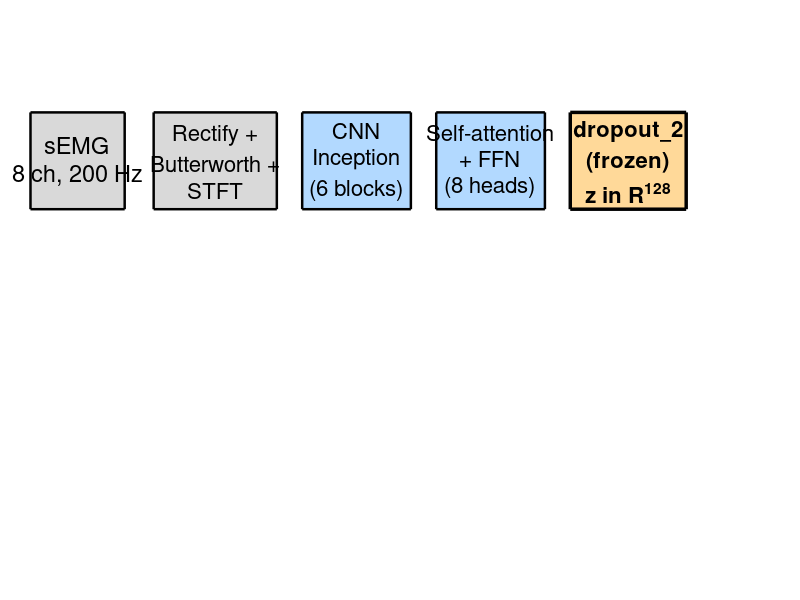

The MATLAB source for this figure: (Note: this script raises an error after producing the figure.)
% Pipeline block diagram for the paper's Methodology section: raw sEMG ->
% preprocessing -> spectrogram -> CNN Inception -> Transformer -> frozen
% dropout_2 -> [Softmax | LinUCB], plus the covariate-shift branch, and
% the longitudinal evaluation rule (Month 0 calibration, Month 1..6
% evaluation with no further parameter updates).
%
% All arrows are drawn with drawArrow() (defined at the end of this
% script, as required for a local function in a MATLAB script), which
% works directly in axes data coordinates -- the same coordinate system
% as the rectangles and text. This is deliberately NOT done with
% annotation()'s figure-normalized coordinates: those silently drift out
% of alignment whenever the figure size or axes position changes, which
% is what caused a previous version of this diagram to have visibly
% misplaced arrows.

clear; clc;

fig = figure('Visible', 'off', 'Position', [100 100 1700 950], 'Color', 'w');
ax = axes('Position', [0.02 0.05 0.96 0.88]);
xlim(ax, [0 10.6]); ylim(ax, [0 6]); hold(ax, 'on');
axis(ax, 'off');

colorPre = [0.85 0.85 0.85];
colorBackbone = [0.70 0.85 1.00];
colorFrozen = [1.00 0.85 0.60];
colorDecision = [0.75 0.95 0.75];
colorEval = [0.95 0.80 0.80];
fs = 17; fsSmall = 16; fsTitle = 20;
lw = 2.4;

% --- Row layout (y-ranges) ---
% Top row (backbone pipeline):      y = [4.1, 5.2]
% Middle row (decision + covshift): y = [2.1, 3.5]
% Bottom row (longitudinal eval):   y = [0.4, 1.4]

% --- Block 1: raw sEMG ---
rectangle(ax, 'Position', [0.2 4.1 1.3 1.1], 'FaceColor', colorPre, 'EdgeColor', 'k', 'LineWidth', 1.8);
text(ax, 0.85, 4.65, sprintf('sEMG\n8 ch, 200 Hz'), 'HorizontalAlignment', 'center', 'FontSize', fs);

% --- Block 2: preprocessing + spectrogram ---
rectangle(ax, 'Position', [1.9 4.1 1.7 1.1], 'FaceColor', colorPre, 'EdgeColor', 'k', 'LineWidth', 1.8);
text(ax, 2.75, 4.65, sprintf('Rectify +\nButterworth +\nSTFT'), 'HorizontalAlignment', 'center', 'FontSize', fsSmall);

% --- Block 3: CNN Inception ---
rectangle(ax, 'Position', [3.95 4.1 1.5 1.1], 'FaceColor', colorBackbone, 'EdgeColor', 'k', 'LineWidth', 1.8);
text(ax, 4.7, 4.65, sprintf('CNN\nInception\n(6 blocks)'), 'HorizontalAlignment', 'center', 'FontSize', fsSmall);

% --- Block 4: Transformer ---
rectangle(ax, 'Position', [5.8 4.1 1.5 1.1], 'FaceColor', colorBackbone, 'EdgeColor', 'k', 'LineWidth', 1.8);
text(ax, 6.55, 4.65, sprintf('Self-attention\n+ FFN\n(8 heads)'), 'HorizontalAlignment', 'center', 'FontSize', fsSmall);

% --- Block 5: frozen dropout_2 ---
rectangle(ax, 'Position', [7.65 4.1 1.6 1.1], 'FaceColor', colorFrozen, 'EdgeColor', 'k', 'LineWidth', 2.5);
text(ax, 8.45, 4.65, sprintf('dropout\\_2\n(frozen)\nz in R^{128}'), 'HorizontalAlignment', 'center', 'FontSize', fsSmall, 'FontWeight', 'bold');

% --- Horizontal arrows across the top row (data coordinates) ---
localDrawArrow(ax, 1.5, 4.65, 1.9, 4.65, lw);
localDrawArrow(ax, 3.6, 4.65, 3.95, 4.65, lw);
localDrawArrow(ax, 5.45, 4.65, 5.8, 4.65, lw);
localDrawArrow(ax, 7.3, 4.65, 7.65, 4.65, lw);

% --- Decision heads (middle row, right side, two branches from dropout_2) ---
rectangle(ax, 'Position', [6.6 2.1 1.7 1.1], 'FaceColor', colorDecision, 'EdgeColor', 'k', 'LineWidth', 1.8);
text(ax, 7.45, 2.65, sprintf('Softmax\n(SL)\nfrozen after\nMonth 0'), 'HorizontalAlignment', 'center', 'FontSize', fsSmall);

rectangle(ax, 'Position', [8.6 2.1 1.7 1.1], 'FaceColor', colorDecision, 'EdgeColor', 'k', 'LineWidth', 1.8);
text(ax, 9.45, 2.65, sprintf('LinUCB\n(RL)\nfrozen after\nMonth 0'), 'HorizontalAlignment', 'center', 'FontSize', fsSmall);

% Arrows from dropout_2 (bottom edge, y=4.1) down to the two decision heads (top edge, y=3.2)
localDrawArrow(ax, 8.2, 4.1, 7.6, 3.25, lw);
localDrawArrow(ax, 8.7, 4.1, 9.3, 3.25, lw);

% --- Longitudinal evaluation block (bottom row, spans below both heads) ---
rectangle(ax, 'Position', [6.6 0.4 3.7 1.0], 'FaceColor', colorEval, 'EdgeColor', 'k', 'LineWidth', 1.8);
text(ax, 8.45, 0.9, sprintf('Evaluate on Month 1..6\n(no further training)'), 'HorizontalAlignment', 'center', 'FontSize', fsSmall);

localDrawArrow(ax, 7.45, 2.1, 7.45, 1.4, lw);
localDrawArrow(ax, 9.45, 2.1, 9.45, 1.4, lw);

% --- Covariate-shift block (middle row, left side, separate branch from dropout_2) ---
rectangle(ax, 'Position', [0.3 2.1 4.9 1.4], 'FaceColor', colorEval, 'EdgeColor', 'k', 'LineWidth', 1.8);
text(ax, 2.75, 2.8, sprintf('Covariate shift test: MMD^2 + permutation,\ndomain classifier + A-distance\n(Month 0 vs. each subsequent month)'), ...
    'HorizontalAlignment', 'center', 'FontSize', fsSmall);

% Arrow from dropout_2 (bottom-left corner area) diagonally down-left to the covariate-shift block
localDrawArrow(ax, 7.65, 4.1, 5.2, 3.5, lw);

title(ax, 'Overall pipeline: frozen feature extractor, two decision mechanisms, covariate-shift test', ...
    'FontSize', fsTitle, 'FontWeight', 'bold', 'Units', 'normalized', 'Position', [0.5 1.06 0]);

exportgraphics(fig, 'RL_vs_SL/fig_pipeline_overview.png', 'Resolution', 220);
close(fig);
fprintf('Saved: RL_vs_SL/fig_pipeline_overview.png\n');

function localDrawArrow(ax, xFrom, yFrom, xTo, yTo, lw)
    dx = xTo - xFrom; dy = yTo - yFrom;
    quiver(ax, xFrom, yFrom, dx, dy, 0, 'Color', 'k', 'LineWidth', lw, ...
        'MaxHeadSize', 1.0, 'AutoScale', 'off');
end
